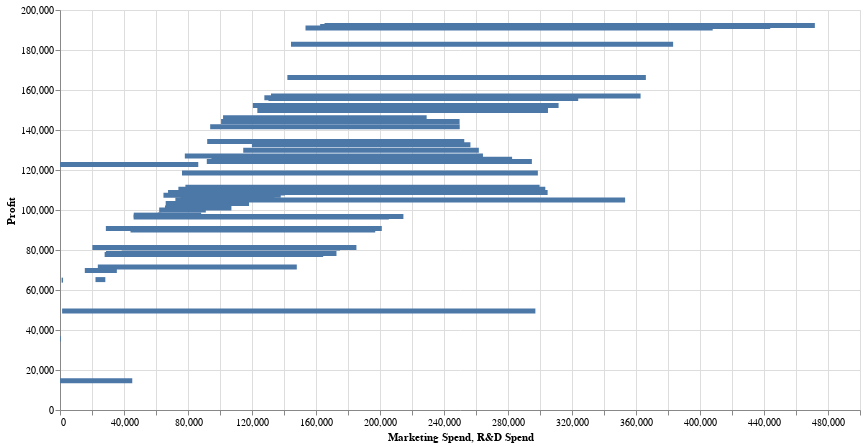

Notebook cell for this chart:
### Markdown cell above
### Using Altair

### Code cell
import altair as alt

alt.Chart(data).mark_bar().encode( x='Marketing Spend', x2='R&D Spend', y='Profit').properties(width=800, height=400)

### Figure 1 — Vega-Lite specification as saved in the notebook (floating-point values rounded to 4 significant figures)
{"config": {"view": {"continuousWidth": 400, "continuousHeight": 300}}, "data": {"name": "data-672d59ba827f1ef530d822dfe2efbe6d"}, "mark": "bar", "encoding": {"x": {"type": "quantitative", "field": "Marketing Spend"}, "x2": {"field": "R&D Spend"}, "y": {"type": "quantitative", "field": "Profit"}}, "height": 400, "width": 800, "$schema": "https://vega.github.io/schema/vega-lite/v4.8.1.json", "datasets": {"data-672d59ba827f1ef530d822dfe2efbe6d": [{"R&D Spend": 165300.0, "Administration": 136900.0, "Marketing Spend": 471800.0, "State": "New York", "Profit": 192300.0}, {"R&D Spend": 162600.0, "Administration": 151400.0, "Marketing Spend": 443900.0, "State": "California", "Profit": 191800.0}, {"R&D Spend": 153400.0, "Administration": 101100.0, "Marketing Spend": 407900.0, "State": "Florida", "Profit": 191100.0}, {"R&D Spend": 144400.0, "Administration": 118700.0, "Marketing Spend": 383200.0, "State": "New York", "Profit": 182900.0}, {"R&D Spend": 142100.0, "Administration": 91390.0, "Marketing Spend": 366200.0, "State": "Florida", "Profit": 166200.0}, {"R&D Spend": 131900.0, "Administration": 99810.0, "Marketing Spend": 362900.0, "State": "New York", "Profit": 157000.0}, {"R&D Spend": 134600.0, "Administration": 147200.0, "Marketing Spend": 127700.0, "State": "California", "Profit": 156100.0}, {"R&D Spend": 130300.0, "Administration": 145500.0, "Marketing Spend": 323900.0, "State": "Florida", "Profit": 155800.0}, {"R&D Spend": 120500.0, "Administration": 148700.0, "Marketing Spend": 311600.0, "State": "New York", "Profit": 152200.0}, {"R&D Spend": 123300.0, "Administration": 108700.0, "Marketing Spend": 305000.0, "State": "California", "Profit": 149800.0}, {"R&D Spend": 101900.0, "Administration": 110600.0, "Marketing Spend": 229200.0, "State": "Florida", "Profit": 146100.0}, {"R&D Spend": 100700.0, "Administration": 91790.0, "Marketing Spend": 249700.0, "State": "California", "Profit": 144300.0}, {"R&D Spend": 93860.0, "Administration": 127300.0, "Marketing Spend": 249800.0, "State": "Florida", "Profit": 141600.0}, {"R&D Spend": 91990.0, "Administration": 135500.0, "Marketing Spend": 252700.0, "State": "California", "Profit": 134300.0}, {"R&D Spend": 119900.0, "Administration": 156500.0, "Marketing Spend": 256500.0, "State": "Florida", "Profit": 132600.0}, {"R&D Spend": 114500.0, "Administration": 122600.0, "Marketing Spend": 261800.0, "State": "New York", "Profit": 129900.0}, {"R&D Spend": 78010.0, "Administration": 121600.0, "Marketing Spend": 264300.0, "State": "California", "Profit": 127000.0}, {"R&D Spend": 94660.0, "Administration": 145100.0, "Marketing Spend": 282600.0, "State": "New York", "Profit": 125400.0}, {"R&D Spend": 91750.0, "Administration": 114200.0, "Marketing Spend": 294900.0, "State": "Florida", "Profit": 124300.0}, {"R&D Spend": 86420.0, "Administration": 153500.0, "Marketing Spend": 0.0, "State": "New York", "Profit": 122800.0}, {"R&D Spend": 76250.0, "Administration": 113900.0, "Marketing Spend": 298700.0, "State": "California", "Profit": 118500.0}, {"R&D Spend": 78390.0, "Administration": 153800.0, "Marketing Spend": 299700.0, "State": "New York", "Profit": 111300.0}, {"R&D Spend": 73990.0, "Administration": 122800.0, "Marketing Spend": 303300.0, "State": "Florida", "Profit": 110400.0}, {"R&D Spend": 67530.0, "Administration": 105800.0, "Marketing Spend": 304800.0, "State": "Florida", "Profit": 108700.0}, {"R&D Spend": 77040.0, "Administration": 99280.0, "Marketing Spend": 140600.0, "State": "New York", "Profit": 108600.0}, {"R&D Spend": 64660.0, "Administration": 139600.0, "Marketing Spend": 138000.0, "State": "California", "Profit": 107400.0}, {"R&D Spend": 75330.0, "Administration": 144100.0, "Marketing Spend": 134100.0, "State": "Florida", "Profit": 105700.0}, {"R&D Spend": 72110.0, "Administration": 127900.0, "Marketing Spend": 353200.0, "State": "New York", "Profit": 105000.0}, {"R&D Spend": 66050.0, "Administration": 182600.0, "Marketing Spend": 118100.0, "State": "Florida", "Profit": 103300.0}, {"R&D Spend": 65610.0, "Administration": 153000.0, "Marketing Spend": 107100.0, "State": "New York", "Profit": 101000.0}, {"R&D Spend": 61990.0, "Administration": 115600.0, "Marketing Spend": 91130.0, "State": "Florida", "Profit": 99940.0}, {"R&D Spend": 61140.0, "Administration": 152700.0, "Marketing Spend": 88220.0, "State": "New York", "Profit": 97480.0}, {"R&D Spend": 63410.0, "Administration": 129200.0, "Marketing Spend": 46090.0, "State": "California", "Profit": 97430.0}, {"R&D Spend": 55490.0, "Administration": 103100.0, "Marketing Spend": 214600.0, "State": "Florida", "Profit": 96780.0}, {"R&D Spend": 46430.0, "Administration": 157700.0, "Marketing Spend": 210800.0, "State": "California", "Profit": 96710.0}, {"R&D Spend": 46010.0, "Administration": 85050.0, "Marketing Spend": 205500.0, "State": "New York", "Profit": 96480.0}, {"R&D Spend": 28660.0, "Administration": 127100.0, "Marketing Spend": 201100.0, "State": "Florida", "Profit": 90710.0}, {"R&D Spend": 44070.0, "Administration": 51280.0, "Marketing Spend": 197000.0, "State": "California", "Profit": 89950.0}, {"R&D Spend": 20230.0, "Administration": 65950.0, "Marketing Spend": 185300.0, "State": "New York", "Profit": 81230.0}, {"R&D Spend": 38560.0, "Administration": 82980.0, "Marketing Spend": 175000.0, "State": "California", "Profit": 81010.0}, {"R&D Spend": 28750.0, "Administration": 118500.0, "Marketing Spend": 172800.0, "State": "California", "Profit": 78240.0}, {"R&D Spend": 27890.0, "Administration": 84710.0, "Marketing Spend": 164500.0, "State": "Florida", "Profit": 77800.0}, {"R&D Spend": 23640.0, "Administration": 96190.0, "Marketing Spend": 148000.0, "State": "California", "Profit": 71500.0}, {"R&D Spend": 15510.0, "Administration": 127400.0, "Marketing Spend": 35530.0, "State": "New York", "Profit": 69760.0}, {"R&D Spend": 22180.0, "Administration": 154800.0, "Marketing Spend": 28330.0, "State": "California", "Profit": 65200.0}, {"R&D Spend": 1000.0, "Administration": 124200.0, "Marketing Spend": 1904.0, "State": "New York", "Profit": 64930.0}, {"R&D Spend": 1315.0, "Administration": 115800.0, "Marketing Spend": 297100.0, "State": "Florida", "Profit": 49490.0}, {"R&D Spend": 0.0, "Administration": 135400.0, "Marketing Spend": 0.0, "State": "California", "Profit": 42560.0}, {"R&D Spend": 542.0, "Administration": 51740.0, "Marketing Spend": 0.0, "State": "New York", "Profit": 35670.0}, {"R&D Spend": 0.0, "Administration": 117000.0, "Marketing Spend": 45170.0, "State": "California", "Profit": 14680.0}]}}
